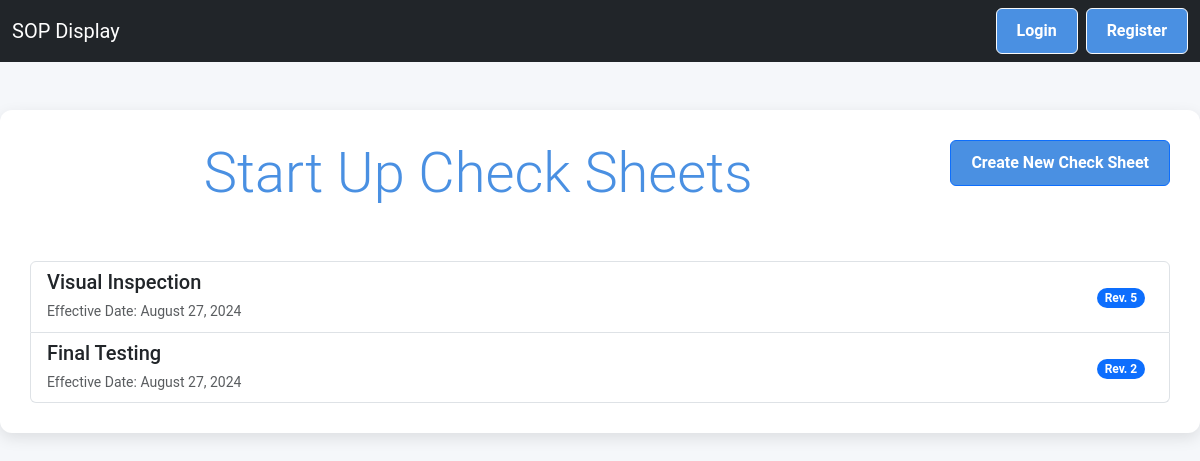
/screen/startup/, run on an earlier commit of the app's database.
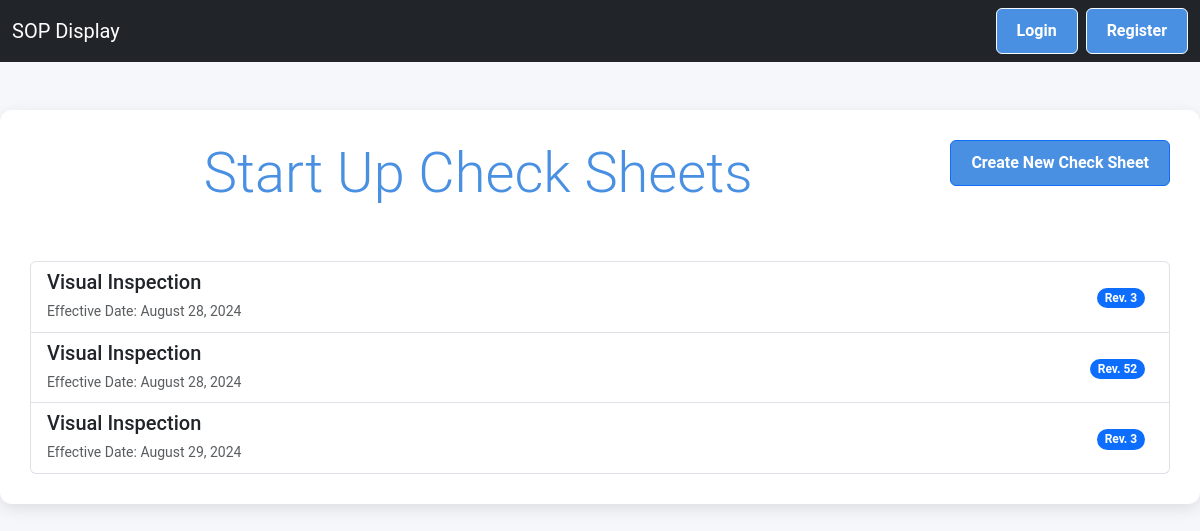
And on a later commit of the database.
### screen_app/models.py (models this page shows, shortened)
class StartUpCheckSheet(models.Model):
    revision_no = models.IntegerField(verbose_name="Rev. No.")
    effective_date = models.DateField(verbose_name="Eff. Date",default=timezone.now, blank=True)
    process_operation = models.ForeignKey(MachineLocation, on_delete=models.CASCADE, verbose_name="Process/Operation")
    month = models.DateField(default=timezone.now, blank=True)
    OKAY_CHOICES = [
        ('✔', 'OK'),
        ('✘', 'Not OK'),
    ]
    checkpoint_1 = models.CharField(max_length=6, choices=OKAY_CHOICES, verbose_name="Check Point 1")
    checkpoint_2 = models.CharField(max_length=6, choices=OKAY_CHOICES, verbose_name="Check Point 2")
    checkpoint_3 = models.CharField(max_length=6, choices=OKAY_CHOICES, verbose_name="Check Point 3")
    checkpoint_4 = models.CharField(max_length=6, choices=OKAY_CHOICES, verbose_name="Check Point 4")
    checkpoint_5 = models.CharField(max_length=6, choices=OKAY_CHOICES, verbose_name="Check Point 5")
    checkpoint_6 = models.CharField(max_length=6, choices=OKAY_CHOICES, verbose_name="Check Point 6")
    checkpoint_7 = models.CharField(max_length=6, choices=OKAY_CHOICES, verbose_name="Check Point 7")
    checkpoint_8 = models.CharField(max_length=6, choices=OKAY_CHOICES, verbose_name="Check Point 8")
    checkpoint_9 = models.CharField(max_length=6, choices=OKAY_CHOICES, verbose_name="Check Point 9")
    checkpoint_10 = models.CharField(max_length=6, choices=OKAY_CHOICES, verbose_name="Check Point 10")
    checkpoint_11 = models.CharField(max_length=6, choices=OKAY_CHOICES, verbose_name="Check Point 11")
    checkpoint_12 = models.CharField(max_length=6, choices=OKAY_CHOICES, verbose_name="Check Point 12")
    checkpoint_13 = models.CharField(max_length=6, choices=OKAY_CHOICES, verbose_name="Check Point 13")
    checkpoint_14 = models.CharField(max_length=6, choices=OKAY_CHOICES, verbose_name="Check Point 14")
    checkpoint_15 = models.CharField(max_length=6, choices=OKAY_CHOICES, verbose_name="Check Point 15")
    checkpoint_16 = models.CharField(max_length=6, choices=OKAY_CHOICES, verbose_name="Check Point 16")
    checkpoint_17 = models.CharField(max_length=6, choices=OKAY_CHOICES, verbose_name="Check Point 17")
    checkpoint_18 = models.CharField(max_length=6, choices=OKAY_CHOICES, verbose_name="Check Point 18")
    checkpoint_19 = models.CharField(max_length=6, choices=OKAY_CHOICES, verbose_name="Check Point 19")
    checkpoint_20 = models.CharField(max_length=6, choices=OKAY_CHOICES, verbose_name="Check Point 20")
    checkpoint_21 = models.CharField(max_length=6, choices=OKAY_CHOICES, verbose_name="Check Point 21")
    checkpoint_22 = models.CharField(max_length=6, choices=OKAY_CHOICES, verbose_name="Check Point 22")
    checkpoint_23 = models.CharField(max_length=6, choices=OKAY_CHOICES, verbose_name="Check Point 23")
    checkpoint_24 = models.CharField(max_length=6, choices=OKAY_CHOICES, verbose_name="Check Point 24")
    checkpoint_25 = models.CharField(max_length=6, choices=OKAY_CHOICES, verbose_name="Check Point 25")
    manager = models.ForeignKey(User, on_delete=models.CASCADE, default=None ,blank=True)
    verified_by = models.CharField(max_length=1, choices=OKAY_CHOICES, default='✘',blank=True)
    class Meta:
        verbose_name = "Start Up Check Sheet"
        verbose_name_plural = "Start Up Check Sheets"

class MachineLocation(models.Model):
    location_name = models.CharField(max_length=100, unique=True, verbose_name="Machine Location")
    min_skill_required = models.IntegerField(verbose_name="Minimum Skill Required")
    def __str__(self):
        return self.location_name

### screen_app/views.py (the view)
# urls.py: path('startup/', StartUpCheckSheetListView.as_view(), name='checksheet_list'),
class StartUpCheckSheetListView(ListView):
    model = StartUpCheckSheet
    template_name = 'startup/startup_checksheet_list.html'  # Create this template
    context_object_name = 'check_sheets'

### screen_app/templates/startup/startup_checksheet_list.html (shortened to what this page needs)
{% extends 'base.html' %}
{% block content %}
<div class="container mt-5">
    <div class="row mb-4">
        <div class="col">
            <h1 class="display-4">Start Up Check Sheets</h1>
        </div>
        <div class="col-auto">
            <a href="{% url 'checksheet_create' %}" class="btn btn-primary">
                 Create New Check Sheet
            </a>
        </div>
    </div>
    <div class="row">
        <div class="col">
            <div class="list-group">
                {% for sheet in check_sheets %}
                    <a href="{% url 'checksheet_detail' sheet.pk %}" class="list-group-item list-group-item-action d-flex justify-content-between align-items-center">
                        <div>
                            <h5 class="mb-1">{{ sheet.process_operation }}</h5>
                            <small class="text-muted">Effective Date: {{ sheet.effective_date|date:"F d, Y" }}</small>
                        </div>
                        <div>
                            <span class="badge bg-primary rounded-pill me-2">Rev. {{ sheet.revision_no }}</span>
                        </div>
                    </a>
                {% empty %}
                    <div class="alert alert-info" role="alert">
                        <i class="fas fa-info-circle"></i> No check sheets available. Create a new one to get started!
                    </div>
                {% endfor %}
            </div>
        </div>
    </div>
</div>
{% endblock %}

### templates/base.html (shortened to what this page needs)
{% load static %}
<!DOCTYPE html>
<html lang="en">
  <head>
    <link rel="stylesheet" href="{% static 'css/bootstrap.css' %}" />
  </head>
  <body>
    <nav class="navbar navbar-expand-lg navbar-dark bg-dark" id="mainNavbar">
      <div class="container-fluid">
        <a class="navbar-brand" href="/">SOP Display</a>
        <div class="collapse navbar-collapse" id="navbarContent">
          <ul class="navbar-nav ">
            {% if user.is_authenticated %}
            <li class="nav-item mt-4">
              <span class=" nav-link  me-3">{{ user.username }}</span>
            </li>
            <li class="nav-item">
              <form method="post" action="{% url 'logout' %}">
                {% csrf_token %}
                <button class="btn btn-outline-light" type="submit">
                  Logout
                </button>
              </form>
            </li>
            {% else %}
            <li class="nav-item">
              <a class="btn btn-outline-light me-2" href="{% url 'login' %}"
                >Login</a
              >
            </li>
            <li class="nav-item">
              <a class="btn btn-light" href="{% url 'register' %}">Register</a>
            </li>
            {% endif %}
          </ul>
        </div>
      </div>
    </nav>
    {% block content %} {% endblock content %}
  </body>
</html>

### templates/base.html (style rules this page uses)
html, body { height: 100%; margin: 0; padding: 0; overflow-x: hidden; }
body { padding-top: 0px; }
.navbar { transition: transform 0.3s ease; }
body { scrollbar-width: none; -ms-overflow-style: none; }
:root { --primary-color: #4a90e2; --secondary-color: #f5f7fa; --text-color: #333; --border-color: #e0e0e0; }
body { font-family: "Roboto", Arial, sans-serif; background-color: var(--secondary-color); color: var(--text-color); line-height: 1.6; margin: 0; padding: 0; }
.container { max-width: 1200px; margin: 40px auto; padding: 30px; background-color: #ffffff; border-radius: 12px; box-shadow: 0 5px 15px rgba(0, 0, 0, 0.1); }
h1 { color: var(--primary-color); font-size: 2.5em; text-align: center; margin-bottom: 30px; }
.btn { display: inline-block; background-color: var(--primary-color); color: white; padding: 10px 20px; text-decoration: none; border-radius: 6px; font-weight: bold; transition: background-color 0.3s ease; }
.btn-primary { background-color: var(--primary-color); }

What changed in the data, as far as the page shows it:
removed StartUpCheckSheet: process_operation "Final Testing", effective_date "August 27, 2024", revision_no "2"
changed StartUpCheckSheet (number 1 of 3 on the later page): effective_date "August 27, 2024" → "August 28, 2024"; revision_no "5" → "3"
added StartUpCheckSheet: process_operation "Visual Inspection", effective_date "August 28, 2024", revision_no "52"
added StartUpCheckSheet: process_operation "Visual Inspection", effective_date "August 29, 2024", revision_no "3"
